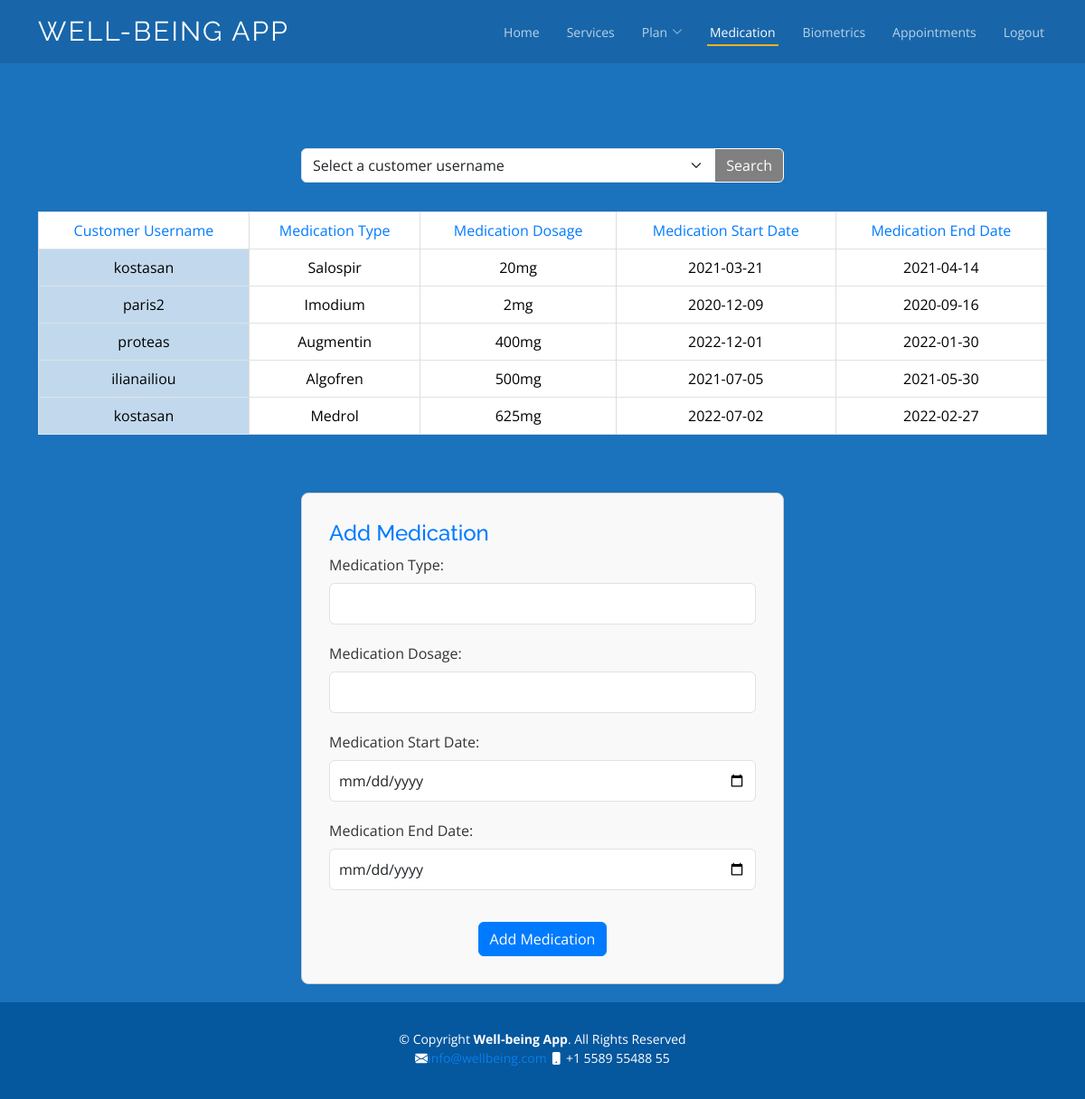
The page /medication.php (signed in) on the database its author committed.
### tables this page shows
CREATE TABLE `medication` (
  `medication_dosage` varchar(25) NOT NULL,
  `medication_type` varchar(25) NOT NULL,
  `medication_date_start` date NOT NULL,
  `medication_end_date` date NOT NULL,
  `customer_username` varchar(25) NOT NULL,
  PRIMARY KEY (`medication_dosage`,`medication_date_start`,`customer_username`),
  KEY `fk_medication_customer1_idx` (`customer_username`),
  CONSTRAINT `fk_medication_customer1` FOREIGN KEY (`customer_username`) REFERENCES `customer` (`customer_username`)
);

### medication.php (the view, shortened to what this page needs)
<?php
include 'db_connection.php';
function fetchAllMedicationData($conn) {
    $sql = "SELECT * FROM medication";
    $stmt = $conn->prepare($sql);
    $stmt->execute();
    $result = $stmt->get_result();
    return $result;
}
function fetchAllCustomerUsernames($conn) {
    $usernames = array();
    $sql = "SELECT DISTINCT customer_username FROM medication";
    $result = $conn->query($sql);
    if ($result->num_rows > 0) {
        while ($row = $result->fetch_assoc()) {
            $usernames[] = $row['customer_username'];
        }
    }
    return $usernames;
}
if (isset($_GET['customer_username']) && $_SESSION['login_type'] === 'employee') {
    $selectedCustomer = $_GET['customer_username'];
    $sql = "SELECT * FROM medication WHERE customer_username LIKE '%$selectedCustomer%'";
    $stmt = $conn->prepare($sql);
    $stmt->execute();
    $result = $stmt->get_result();
} else {
    if (isset($_SESSION['username']) && isset($_SESSION['login_type']) && $_SESSION['login_type'] === 'employee') {
        $result = fetchAllMedicationData($conn);
    }
}
?>
    <!DOCTYPE html>
    <html lang="en">
    <head>
    <link href="assets/vendor/animate.css/animate.min.css" rel="stylesheet">
    <link href="assets/vendor/aos/aos.css" rel="stylesheet">
    <link href="assets/vendor/bootstrap/css/bootstrap.min.css" rel="stylesheet">
    <link href="assets/vendor/bootstrap-icons/bootstrap-icons.css" rel="stylesheet">
    <link href="assets/vendor/boxicons/css/boxicons.min.css" rel="stylesheet">
    <link href="assets/vendor/glightbox/css/glightbox.min.css" rel="stylesheet">
    <link href="assets/vendor/remixicon/remixicon.css" rel="stylesheet">
    <link href="assets/vendor/swiper/swiper-bundle.min.css" rel="stylesheet">
    <link href="assets/css/style.css" rel="stylesheet">
    </head>
    <body style="background-color: #1B72BD; min-height: 100vh;">
        <header id="header" class="fixed-top d-flex align-items-center">
        <div class="container d-flex align-items-center justify-content-between">
        <h1 class="logo"><a href="index.php">Well-being App</a></h1>
        <nav id="navbar" class="navbar">
            <ul>
            <li><a class="nav-link scrollto" href="index.php">Home</a></li>
            <li><a class="nav-link scrollto " href="index.php #services">Services</a></li>
            <li class="dropdown"><a href="#"><span>Plan</span> <i class="bi bi-chevron-down"></i></a>
            </li>
            <li><a class="nav-link active" href="medication.php">Medication</a></li>
            <li><a href="biometrics.php">Biometrics</a></li>
            <li><a href="appointments.php">Appointments</a></li>
            <?php if (isset($_SESSION['username'])): ?>
                <li><a href="medication.php?logout=true" class="nav-link">Logout</a></li>
            <?php else: ?>
                <li><a href="login.php" class="nav-link">Login</a></li>
                <li><a href="signup.php" class="nav-link">Signup</a></li>
            <?php endif; ?>
            </ul>
        </nav>
        </div>
        </header>
        <main id="main" style="padding-top: 100px; padding-bottom: 20px;">
        <div class="container">
        <div class="container mt-5">
        <div class="row justify-content-center">
        <?php if (isset($_SESSION['username']) && isset($_SESSION['login_type']) && $_SESSION['login_type'] === 'employee'): ?>
            <div class="container mt-3 mb-3">
                <div class="row justify-content-center">
                    <div class="col-lg-6">
                        <div class="search-box">
                            <form method="GET" action="<?php echo htmlspecialchars($_SERVER["PHP_SELF"]); ?>">
                                <div class="input-group mb-3">
                                    <select class="form-select" name="customer_username">
                                    <option value="">Select a customer username</option>
                                        <?php
                                        $customerUsernames = fetchAllCustomerUsernames($conn);
                                        ?>
                                    </select>
                                    <button class="btn btn-outline-secondary" type="submit" style="color: white; background-color: gray; border-color: white;">Search</button>
                                </div>
                            </form>
                        </div>
                    </div>
                </div>
            </div>
        <?php endif; ?>
        <?php if (!isset($_SESSION['username']) ): ?>
            <div class="section-title">
                <h2>You need to login to access this page </h2>
            </div>
        <?php elseif (isset($_SESSION['username']) ): ?>
        <table class="table table-bordered">
            <thead>
            <tr>
                <th>Customer Username</th>
                <th>Medication Type</th>
                <th>Medication Dosage</th>
                <th>Medication Start Date</th>
                <th>Medication End Date</th>
            </tr>
            </thead>
            <tbody>
            <?php
            if ($result->num_rows > 0) {
                while ($row = $result->fetch_assoc()) {
                echo "<tr><td>" . $row["customer_username"] . "</td><td>" . $row["medication_type"] . "</td><td>" . $row["medication_dosage"] . "</td><td>" . $row["medication_date_start"] . "</td><td>" . $row["medication_end_date"] . "</td></tr>";
                }
            } else {
                echo "<tr><td colspan='5'>No data found</td></tr>";
            }
            ?>
            </tbody>
        </table>
        </div>
        </div>
        <div class="container mt-5">
        <div class="row justify-content-center">
            <div class="col-lg-6">
                <div class="signup-box">
                    <h4 style="color: #007bff;">Add Medication</h4>
                    <form method="POST" action="<?php echo htmlspecialchars($_SERVER["PHP_SELF"]); ?>">
                    <div class="form-group">
                        <label for="medication_type" style="color: #333;">Medication Type:</label>
                        <input type="text" class="form-control" id="medication_type" name="medication_type" required>
                    </div>
                    <div class="form-group">
                        <label for="medication_dosage" style="color: #333;">Medication Dosage:</label>
                        <input type="text" class="form-control" id="medication_dosage" name="medication_dosage" required>
                    </div>
                    <div class="form-group">
                        <label for="medication_date_start" style="color: #333;">Medication Start Date:</label>
                        <input type="date" class="form-control" id="medication_date_start" name="medication_date_start" required>
                    </div>
                    <div class="form-group">
                        <label for="medication_end_date" style="color: #333;">Medication End Date:</label>
                        <input type="date" class="form-control" id="medication_end_date" name="medication_end_date" required>
                    </div>
                    <center>
                        <button type="submit" class="btn btn-primary" style="background-color: #007bff; border-color: #007bff;">Add Medication</button>
                    </center>
                    </form>
                </div>
            </div>
        </div>
        </div>
        <?php endif; ?>
        </div>
        </main>
        <footer id="footer">
        <div class="container text-center">
        <div class="copyright">
        &copy; Copyright <strong><span>Well-being App</span></strong>. All Rights Reserved
        </div>
        <div class="contact-info">
            <i class="bi bi-envelope-fill"></i><a href="mailto:info@wellbeing.com">info@wellbeing.com</a>
            <i class="bi bi-phone-fill phone-icon"></i> +1 5589 55488 55
        </div>
        <div class="credits">
        </div>
        </div>
        </footer>
    </body>
    </html>

### assets/css/style.css (style rules this page uses)
.signup-box { border: 1px solid #ccc; border-radius: 8px; padding: 30px; max-width: 700px; margin: 0 auto; background-color: #f9f9f9; font-size: 16px; }
.signup-box .form-group { margin-bottom: 20px; }
.signup-box label { margin-bottom: 8px; }
.signup-box input[type="text"], .signup-box input[type="password"], .signup-box input[type="email"], .signup-box input[type="date"], .signup-box select { width: 100%; padding: 10px; font-size: 16px; }
.signup-box button { margin-top: 15px; }
body { font-family: "Open Sans", sans-serif; color: #444444; }
a { text-decoration: none; color: #0880e8; }
h1, h2, h3, h4, h5, h6 { font-family: "Raleway", sans-serif; }
#header { background: rgba(0, 0, 0, 0.1); transition: all 0.5s; z-index: 997; height: 70px; }
#header .logo { font-size: 30px; margin: 0; padding: 0; line-height: 1; font-weight: 400; letter-spacing: 2px; text-transform: uppercase; }
#header .logo a { color: #fff; }
.navbar { padding: 0; }
.navbar ul { margin: 0; padding: 0; display: flex; list-style: none; align-items: center; }
.navbar li { position: relative; }
.navbar>ul>li { position: relative; white-space: nowrap; padding: 10px 0 10px 24px; }
.navbar a, .navbar a:focus { display: flex; align-items: center; justify-content: space-between; padding: 0 3px; font-size: 14px; color: rgba(255, 255, 255, 0.7); white-space: nowrap; transition: 0.3s; position: relative; }
.navbar a i, .navbar a:focus i { font-size: 12px; line-height: 0; margin-left: 5px; }
.navbar>ul>li>a:before { content: ""; position: absolute; width: 100%; height: 2px; bottom: -5px; left: 0; background-color: #f6b024; visibility: hidden; width: 0px; transition: all 0.3s ease-in-out 0s; }
.navbar a:hover:before, .navbar li:hover>a:before, .navbar .active:before { visibility: visible; width: 100%; }
.navbar a:hover, .navbar .active, .navbar .active:focus, .navbar li:hover>a { color: #fff; }
table { border-collapse: collapse; width: 100%; }
th, td { border: 1px solid #dddddd; text-align: left; padding: 5px; }
th { text-align: center; background-color: #f2f2f2; font-weight: normal; color: #007aff !important; }
td:first-child { background-color: #c2d9ed; }
td { border: 1px solid #ddd; padding: 8px; text-align: center; position: relative; }
#footer { background: #05579e; padding: 0 0 30px 0; color: #fff; font-size: 14px; overflow: hidden; }
#footer .copyright { text-align: center; padding-top: 30px; }
#footer .credits { padding-top: 5px; text-align: center; font-size: 13px; color: #fff; }

### medication.php (style rules this page uses)
body { display: flex; flex-direction: column; min-height: 100vh; }
main { flex: 1; }
#footer { position: sticky; }

### rows shown on the page
medication: customer_username "kostasan", medication_type "Salospir", medication_dosage "20mg", medication_date_start "2021-03-21", medication_end_date "2021-04-14"
medication: customer_username "paris2", medication_type "Imodium", medication_dosage "2mg", medication_date_start "2020-12-09", medication_end_date "2020-09-16"
medication: customer_username "proteas", medication_type "Augmentin", medication_dosage "400mg", medication_date_start "2022-12-01", medication_end_date "2022-01-30"
medication: customer_username "ilianailiou", medication_type "Algofren", medication_dosage "500mg", medication_date_start "2021-07-05", medication_end_date "2021-05-30"
medication: customer_username "kostasan", medication_type "Medrol", medication_dosage "625mg", medication_date_start "2022-07-02", medication_end_date "2022-02-27"
